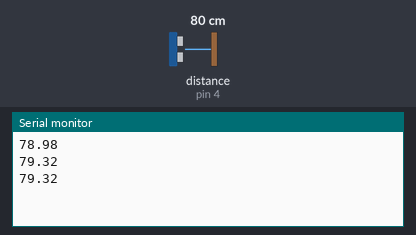
Simulated run of this sketch. Board: Arduino Uno, built with avr-gcc and run on an emulated ATmega328P. Shown: the last lines printed to the serial monitor. Wiring (inferred from the names in the program): ultrasonic range finder: trigger pin 2; echo pin 4. The test bench sets the inputs (shaded band); at power-on: distance to the obstacle (sensor on pin 4) 80 cm. The echo pulse lasts 58.3 µs per cm.

Above: at 1.3 s.
1.4 s: distance to the obstacle (sensor on pin 4) set to 2 cm
At 2.2 s:
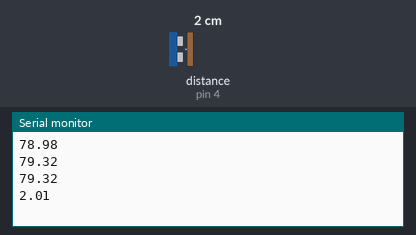
2.9 s: distance to the obstacle (sensor on pin 4) set to 4 cm
At 3.2 s:
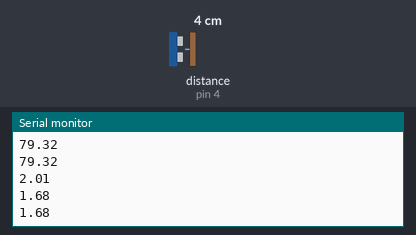
Timing chart, 0 to 5.9 s (numbered marks = the images above; inputs shaded):
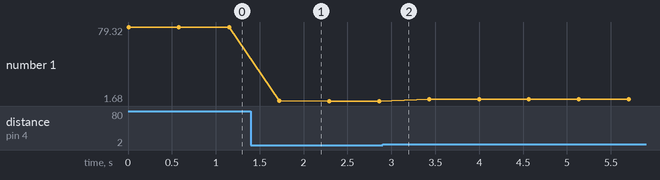

Measured:
- after the input at 1.4 s, the serial monitor: prints a new line after 0.32 s (image 1)
- plotted number 1: 79.32 → 1.68 after the input at 1.4 s, 1.68 → 3.66 after the input at 2.9 s

The sketch:

send.ino
```cpp
#include <IRremote.h>

#define IR_SEND_PIN 7
IRsend irsend(IR_SEND_PIN);
uint32_t NEC_command;
uint32_t noRepeats = 2;


const int trigger_pin = 2;
const int echo_pin = 4;
const int trigger_delay = 10;
double duration;
float cm;


void setup() {
  Serial.begin(9600);
  pinMode(trigger_pin, OUTPUT);
  pinMode(echo_pin, INPUT);
}
void loop() {
  digitalWrite(trigger_pin, LOW);
  delayMicroseconds(10);
  digitalWrite(trigger_pin, HIGH);
  delayMicroseconds(trigger_delay);
  digitalWrite(trigger_pin, LOW);
  duration = pulseIn(echo_pin, HIGH);
  cm = duration * 0.017;
  Serial.println(cm);
  if (cm <= 10) {
    NEC_command = 0x1A;
  } else {
    NEC_command = 0x1B;
  }

  irsend.sendNEC(0x00, NEC_command, noRepeats);
  delay(500);
}
```
